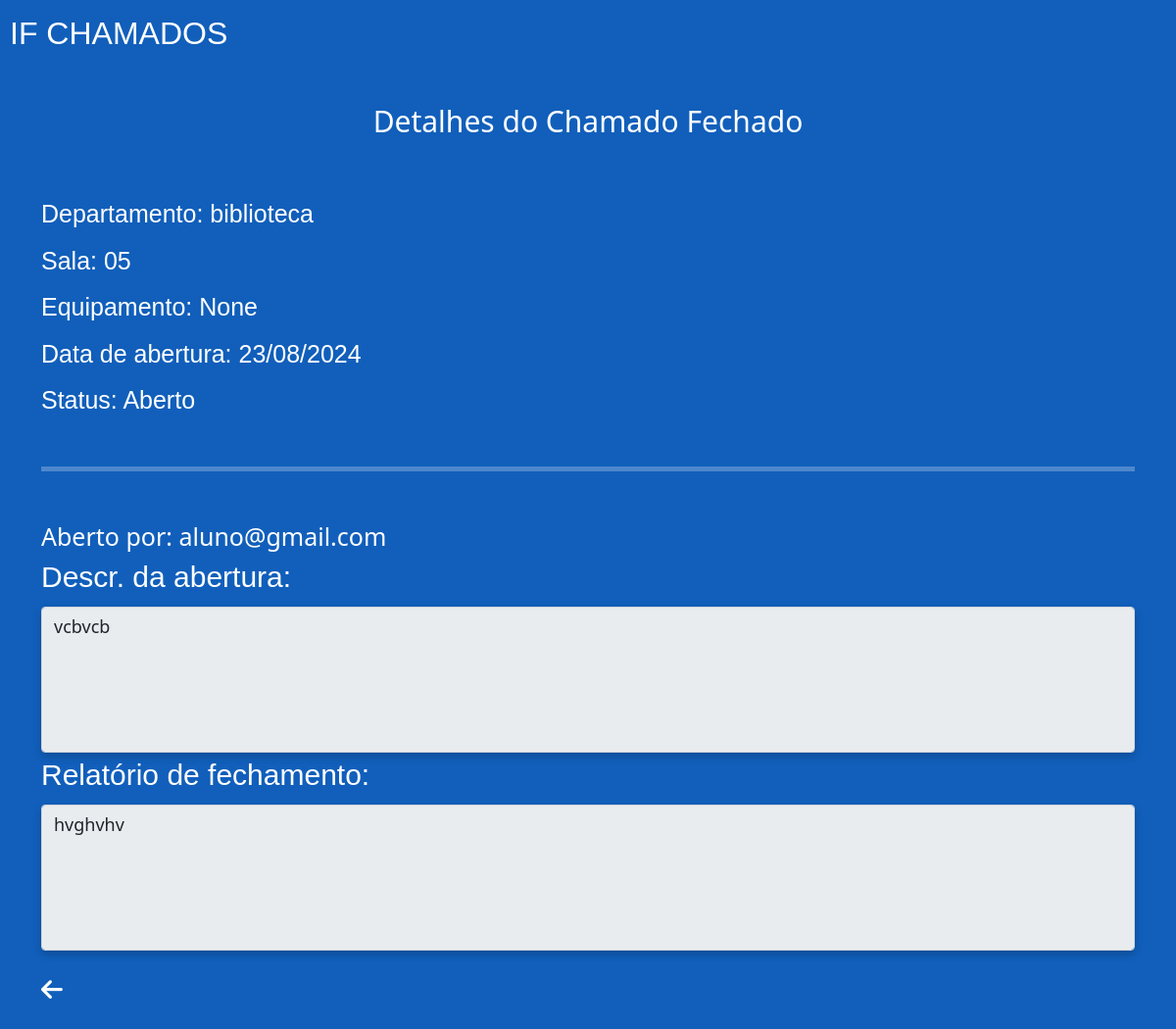
The page /if-dados/chamado/46/detalhes-fechado/ (signed in) on the database its author committed.
### if_dados/models.py (models this page shows, shortened)
class Chamado(models.Model):
    class Status(models.TextChoices):
        ABERTO = 'Aberto', 'Aberto'
        FECHADO = 'Fechado', 'Fechado'
        PENDENTE = 'Pendente', 'Pendente'
        REABERTO = 'Reaberto', 'Reaberto'
    usuario = models.ForeignKey(settings.AUTH_USER_MODEL, on_delete=models.CASCADE, default=1)
    status = models.CharField(max_length=10, choices=Status.choices, default=Status.ABERTO)
    departamento = models.CharField(max_length=255)
    sala = models.CharField(max_length=255)
    descricao_problema = models.TextField()
    patrimonio = models.CharField(max_length=50, blank=True, null=True)
    data_abertura = models.DateTimeField(default=timezone.now)
    data_fechamento = models.DateTimeField(blank=True, null=True)
    data_modificacao = models.DateTimeField(blank=True, null=True)
    data_reabertura = models.DateTimeField(blank=True, null=True)
    equipamento = models.CharField(max_length=255, blank=True, null=True)
    especialidade = models.ManyToManyField(Especialidade, blank=True)
    relato_tecnico = models.TextField(blank=True)

### if_app/models.py (models this page shows, shortened)
class Usuario(AbstractBaseUser, PermissionsMixin):
    EMAIL_FIELD = 'email'
    USERNAME_FIELD = 'email'
    REQUIRED_FIELDS = []
    email = models.EmailField(unique=True)
    nome = models.CharField(max_length=100)
    numero_celular = models.CharField(max_length=11)
    identificacao = models.CharField(max_length=50, choices=[('Funcionario', 'Funcionario'), ('Professor', 'Professor'), ('Aluno', 'Aluno')])
    departamento = models.CharField(max_length=50, choices=[('Laboratório', 'Laboratório'), ('Caen', 'Caen'), ('Pavilhão Novo', 'Pavilhão Novo'), ('Pavilhão Velho', 'Pavilhão Velho')], default='Laboratório')
    is_active = models.BooleanField(default=True)
    is_staff = models.BooleanField(default=False)
    objects = UsuarioManager()

### if_dados/views.py (the view)
# urls.py: path('chamado/<int:id>/detalhes-fechado/', views.detalhes_do_chamado_fechado, name='detalhes_do_chamado_fechado'),
@login_required
def detalhes_do_chamado_fechado(request, id):
    chamado = get_object_or_404(Chamado, id=id)
    contexto = {
        'chamado': chamado,
        'usuario_email': request.user.email
    }
    return render(request, 'detalhes-do-chamado-fechado.html', contexto)

### if_dados/templates/detalhes-do-chamado-fechado.html (shortened to what this page needs)
{% load static %}
<!DOCTYPE html>
<html lang="pt-br">
<head>
    <link href="https://cdn.jsdelivr.net/npm/bootstrap@5.0.2/dist/css/bootstrap.min.css" rel="stylesheet">
    <link rel="stylesheet" href="{% static 'css/style.css' %}">
</head>
<body>
    <div class="container-geral">
        <div class="logo text-white">IF CHAMADOS</div>
        <h1 class="text-center text-white mt-5 mb-5">Detalhes do Chamado Fechado</h1>
        <div class="container">
            <div class="row">
                <div class="col-12 informacoes">
                    <div class="setor">Departamento: {{ chamado.departamento }}</div>
                    <div class="sala">Sala: {{ chamado.sala }}</div>
                    <div class="equipamento">Equipamento: {{ chamado.equipamento }}</div>
                    <div class="data-de-abertura">Data de abertura: {{ chamado.data_abertura|date:"d/m/Y" }}</div>
                    <div class="status">Status: {{ chamado.status }}</div>
                </div>
            </div>
            <hr class="text-white mt-5 mb-5">
            <div class="row">
                <div class="col-12 texto-aberto-por text-white">
                    Aberto por: {{ usuario_email }}
                </div>
                <div class="col-12">
                    <label for="area-comentario" class="form-label text-white texto-dropdown caix-desc-abertura">Descr. da abertura:</label>
                    <textarea id="area-comentario" class="form-control area-comentario custom-placeholder sombra" rows="5" readonly>{{ chamado.descricao_problema }}</textarea>
                </div>
                <div class="col-12">
                    <label for="area-comentario" class="form-label text-white texto-dropdown caix-desc-abertura">Relatório de fechamento:</label>
                    <textarea id="area-comentario" class="form-control area-comentario custom-placeholder sombra" rows="5" readonly>{{ chamado.relato_tecnico }}</textarea>
                </div>
                <div class="col-12 mt-3">
                    <div class="container-botao-voltar mt-4">
                        <div class="icone-voltar">
                            <a href="{% url 'meus_chamados' %}"><i class="fas fa-arrow-left text-white"></i></a>
                        </div>
                    </div>
                </div>
            </div>
        </div>
    </div>
</body>
</html>

### if_app/static/css/style.css (style rules this page uses)
body { padding: 10px; background: #115FBB; }
a { text-decoration: none; }
.logo { font-size: 32px; font-family: 'Franklin Gothic Medium', 'Arial Narrow', Arial, sans-serif; }
.sombra { background-color: #FFF; box-shadow: 0 4px 8px rgba(0, 0, 0, 0.2); }
label { font-size: 18px; }
textarea { resize: none; }
.texto-dropdown { font-size: 30px; font-family: Arial, Helvetica, sans-serif; }
.area-comentario { font-size: 18px; }
.icone-voltar { position: relative; margin-bottom: 0rem; }
.icone-voltar i { position: absolute; font-size: 25px; top: 70%; transform: translateY(-50%); }
.container-botao-voltar, .container-botao-enviar { height: 50px; position: relative; }
.informacoes { font-size: 22px; text-align: left; }
.informacoes div { margin-top:10px; }
h1 { font-size: 30px; }
hr { padding: 2.5px; }
.setor, .sala, .equipamento, .data-de-abertura, .status { margin-top: 20px; font-size: 25px; font-family: Arial, Helvetica, sans-serif; color: #FFF; }
.status { float: left; margin-right: 10px; }
.texto-aberto-por { font-size: 25px; }

### rows shown on the page
Chamado: departamento "biblioteca", sala "05", equipamento "None", data_abertura "23/08/2024", status "Aberto", descricao_problema "vcbvcb", relato_tecnico "hvghvhv"
Usuario: email "aluno@gmail.com"
